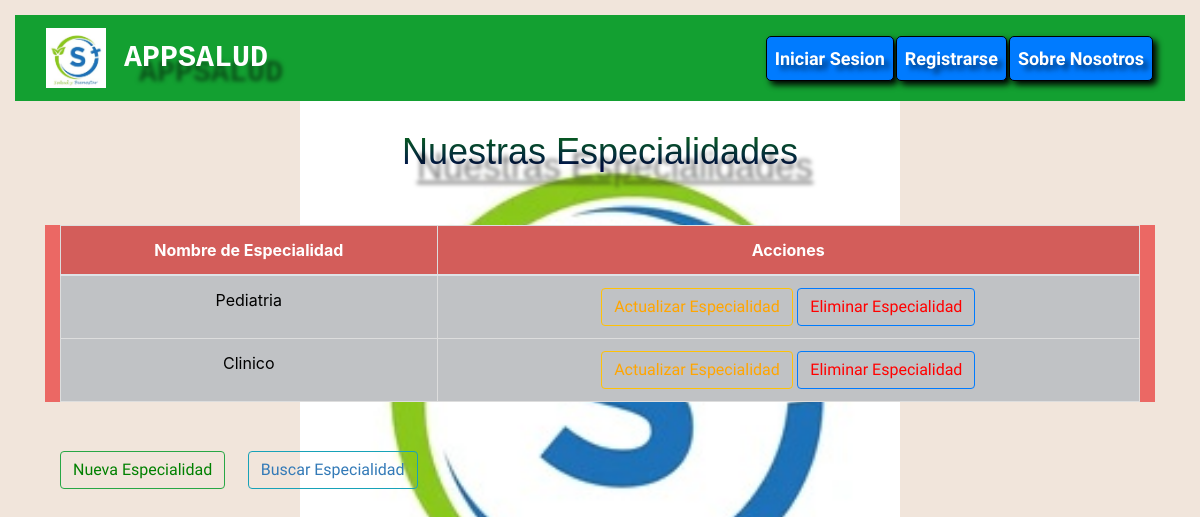
Before: /especialidades/ with the older database file.
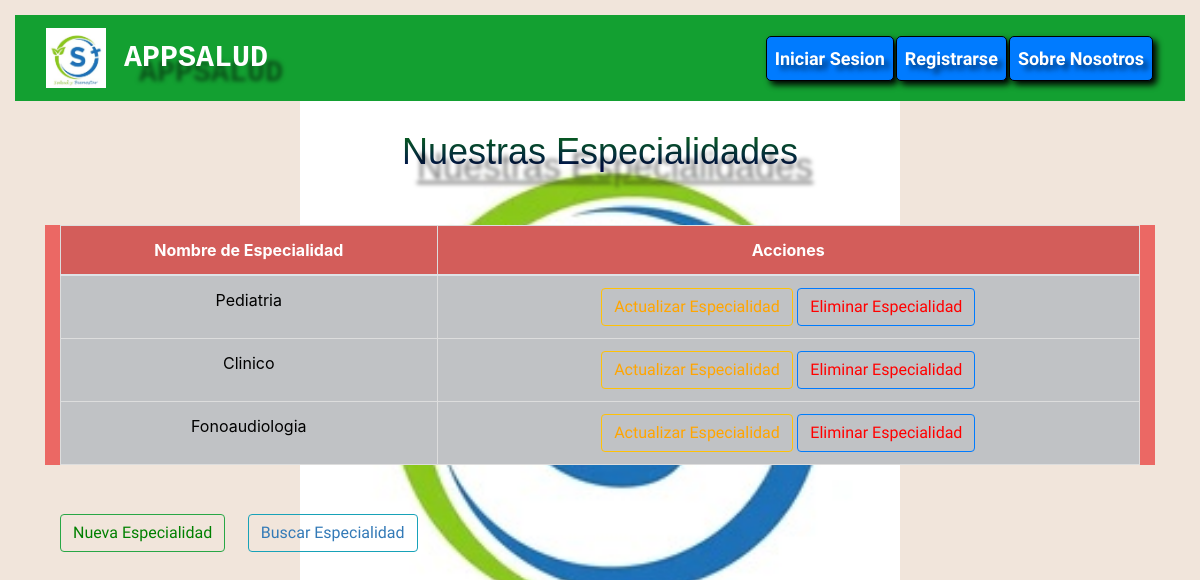
After: the same page with the newer database file.
### AppSalud/models.py (models this page shows, shortened)
class Especialidad(models.Model):
    nombre_especialidad = models.CharField(max_length=30)

### AppSalud/views.py (the view)
# urls.py: path('especialidades/',views.mostrar_especialidades,name="Especialidades"),
def mostrar_especialidades(request):
    especialidad=Especialidad.objects.all()
    context={'especialidad':especialidad}
    return render(request,'AppSalud/especialidad.html',context=context)

### AppSalud/Templates/AppSalud/especialidad.html (shortened to what this page needs)
{% extends "AppSalud/base.html" %}
{% load static %}
{% block codigoDinamico %}
<body style='background-color: #f1e5db;'>
    <div class="container">
        <h1><u>Nuestras Especialidades</u></h1>
        <br>
        <div class="container" style="background-color:#eb6864;">
            <table class="table table-active text-center">
                <thead>
                    <tr>
                        <th scope="col">Nombre de Especialidad</th>
                        <th scope="col">Acciones</th>
                    </tr>
                </thead>
                <tbody>
                    {% for especialidad in especialidad %}
                    <tr class="table-secondary text-center">
                        <td>{{ especialidad.nombre_especialidad }}</td>
                        <td>
                            <button type="button" class="btn btn-outline-warning">
                                <a href="{% url 'Actualizar_Especialidades' id_especialidad=especialidad.id %}" style='color: orange;'>Actualizar Especialidad</a>
                            </button>
                            <button type="button" class="btn btn-outline-primary">
                                <a href="{% url 'Eliminar_Especialidades' id_especialidad=especialidad.id %}" style='color: red;'>Eliminar Especialidad</a>
                            </button>
                        </td>
                    </tr>
                    {% endfor %}
                </tbody>
            </table>
        </div>
        <br>
        <div class="container">
            <button type="button" class="btn btn-outline-success">
                <a href="{% url 'Crear_Especialidades' %}" style='color: green;'>Nueva Especialidad</a>
            </button>
            <button type="button" class="btn btn-outline-info">
                <a href="{% url 'Buscar_Especialidades' %}" style='color: #337ab7;'>Buscar Especialidad</a>
            </button>
        </div>
    </div>
</body>
{% endblock %}

Changed rows visible on the page:
added Especialidad: nombre_especialidad "Fonoaudiologia"
